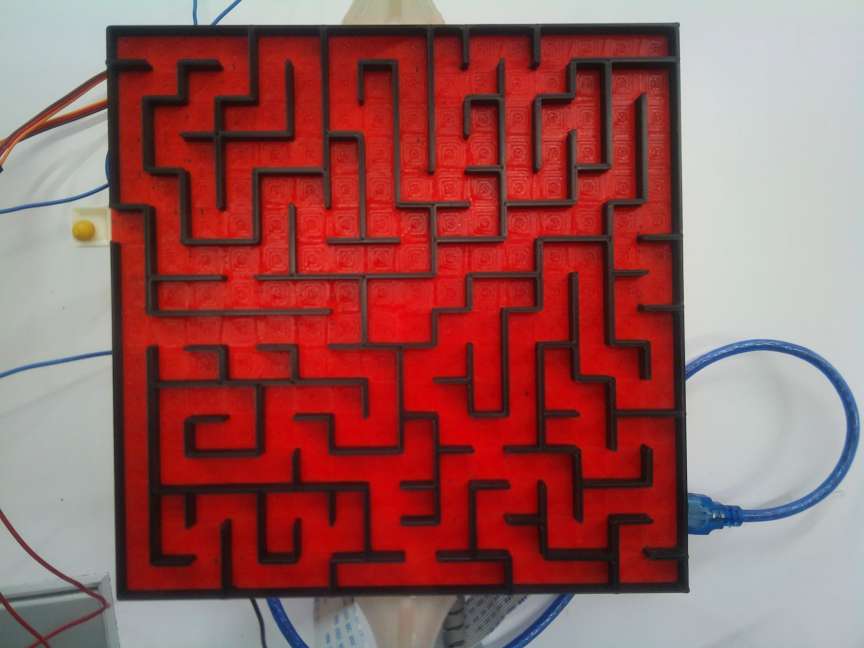
#> input picture pythonWorkspace/img/capture.jpg, 2592 x 1944 px (shown at 1/3 size)
$ python -i imageProcessing.py   (imports and definitions only)
#> lines starting #> are read from the running program, lines starting #| are printed output that depends on the picture; after the words box and inside, x2 and y2 are one past the last pixel; in counts of white or black regions, pixels touching at a corner belong together
import cv2 as cv
import numpy as np
from point import Point
from pathlib import Path


class ImageProcessing:
    """_summary_
    """

    def __init__(self, imgPath: str) -> None:
        """_summary_

        Args:
            imgPath (str): _description_
        """
#> called with imgPath = '../img/capture.jpg'
        self.img = cv.imread(imgPath, cv.IMREAD_COLOR)  # Reading Image as BGR
#> self.img is the input picture: shape (1944, 2592, 3); mean B, G, R 89.5, 90.8, 151.9
        self.p_img = np.zeros((300, 300, 3), dtype=np.uint8)
        self.edge_img = np.zeros((300, 300, 3), dtype=np.uint8)

    def process_image(self) -> None:
        """_summary_
        """
        b, g, r = cv.split(self.img)  # Saved image is in RBG decomposing RGB
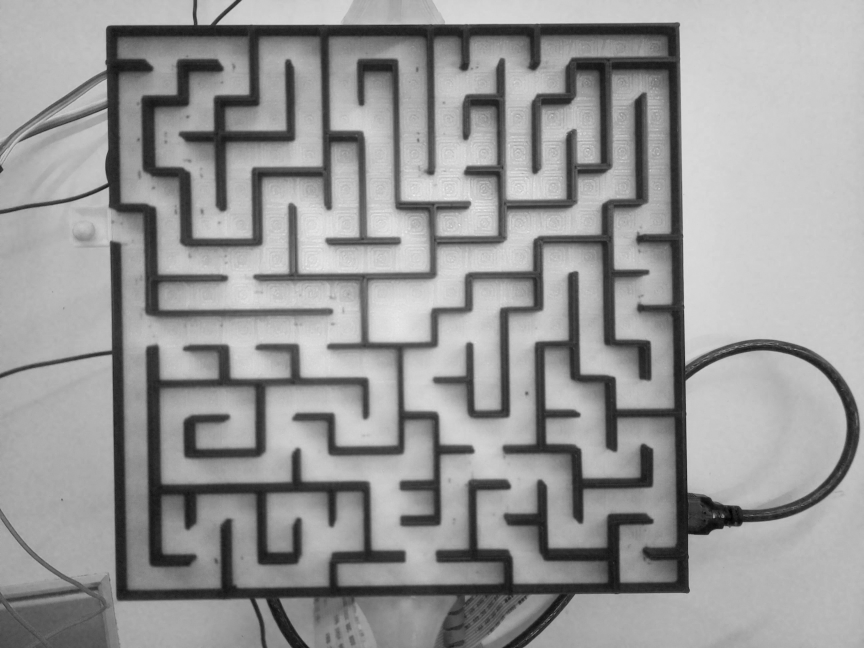
#> r: shape (1944, 2592) (shown at 1/3 size); min 0, max 249, mean 151.9
        # Merging RGB as BGR and eliminating G and B components
        self.p_img = cv.merge((r, g, b))  # Merging RGB as BGR

        # Removing glare by masking near white with black
        lo = np.array([50, 30, 30])
        hi = np.array([125, 255, 255])
        mask = cv.inRange(self.p_img, lo, hi)
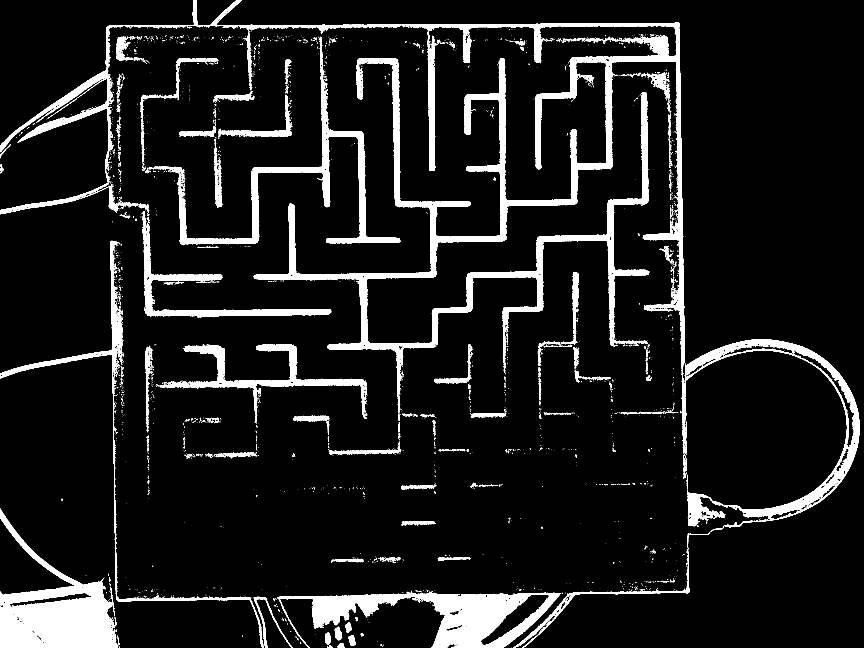
#> mask: shape (1944, 2592) (shown at 1/3 size); 9.6% white; 2810 white regions (2584 under 20 px), largest, box (x1, y1, x2, y2) and area: (0, 0, 2579, 1944) 226064, (0, 1526, 355, 1944) 60290, (832, 1775, 1683, 1944) 54858
        self.p_img[mask > 0] = (0, 0, 0)

        # self.show_processed_img()

        # Thresholding on red scale
        lo = np.array([0, 0, 0])
        hi = np.array([60, 255, 255])
        mask = cv.inRange(self.p_img, lo, hi)
#> mask: shape (1944, 2592); 19.1% white; 1099 white regions (1047 under 20 px), largest, box (x1, y1, x2, y2) and area: (0, 0, 2579, 1944) 884765, (0, 1526, 355, 1944) 60300, (1203, 1243, 1408, 1578) 8911
        self.p_img[mask > 0] = (0, 0, 0)

        # self.show_processed_img()


        # Thresholding on red scale
        b, g, r = cv.split(self.p_img)
        lo = np.array([85, 0, 0])
        hi = np.array([255, 50, 50])
        mask = cv.inRange(self.p_img, lo, hi)
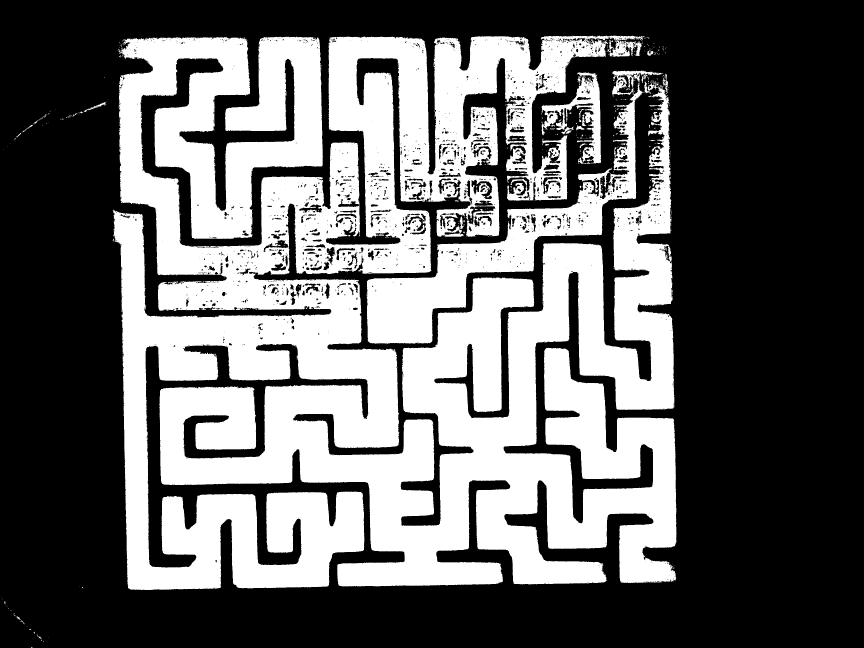
#> mask: shape (1944, 2592) (shown at 1/3 size); 39.4% white; 542 white regions (494 under 20 px), largest, box (x1, y1, x2, y2) and area: (338, 107, 2030, 1770) 1962239, (1625, 217, 1803, 491) 14822, (1822, 119, 1928, 170) 2811
        self.p_img[mask > 0] = (255, 0, 0)


        b, g, r = cv.split(self.p_img)  # Saved image is in RBG decomposing RGB
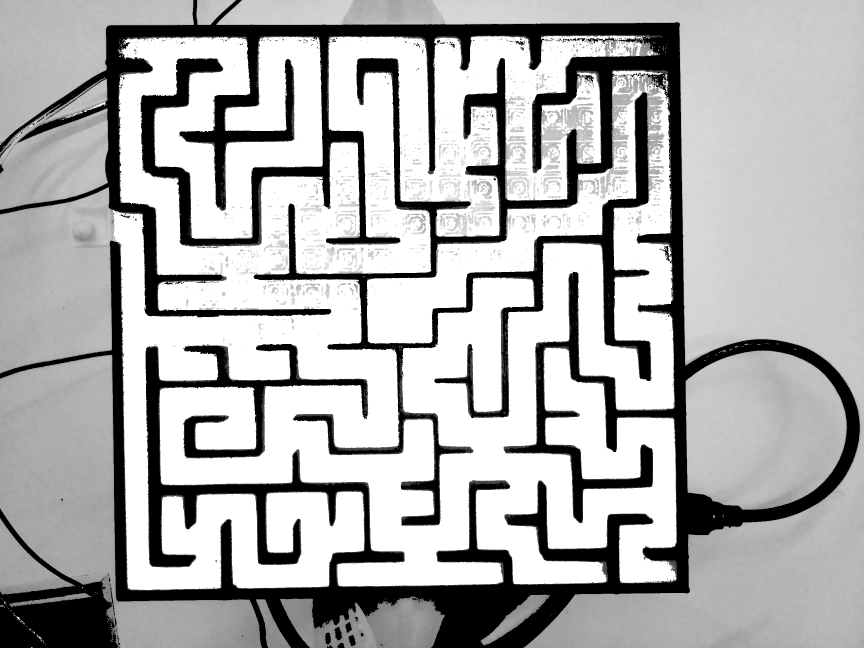
#> b: shape (1944, 2592) (shown at 1/3 size); min 0, max 255, mean 175.1
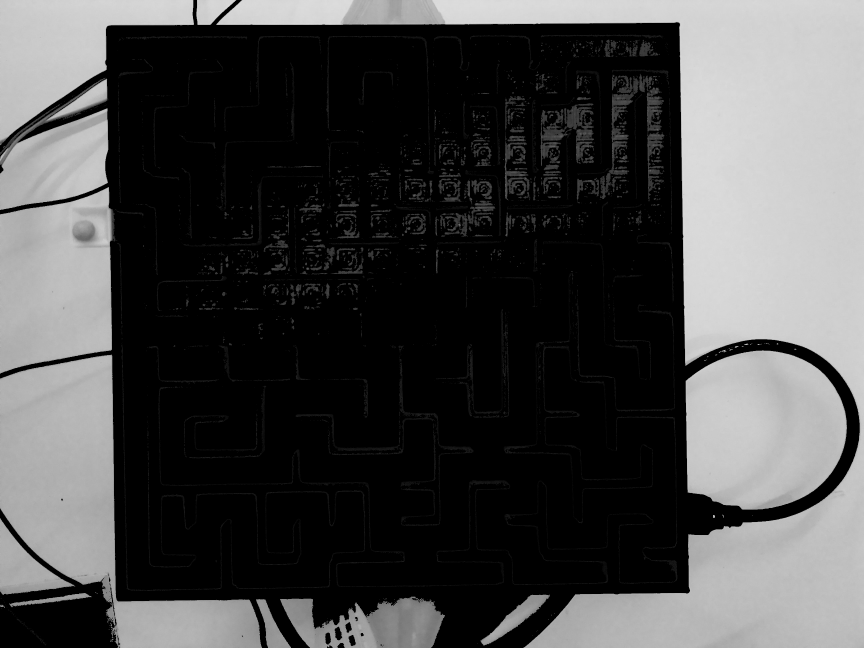
#> g: shape (1944, 2592) (shown at 1/3 size); min 0, max 225, mean 73
        # Merging RGB as BGR and eliminating G and B components
        self.p_img = cv.merge((b, r*0, g*0))
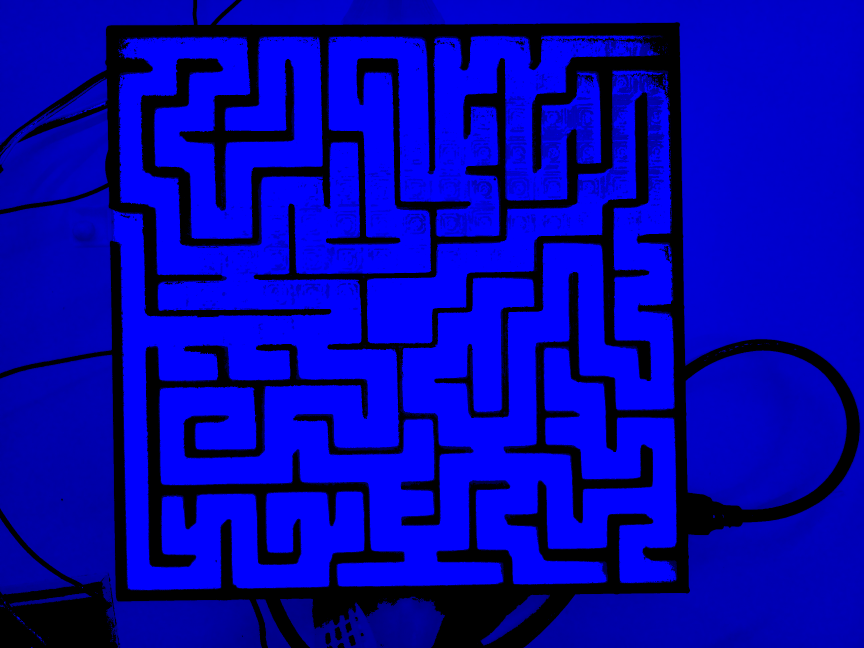
#> self.p_img: shape (1944, 2592, 3) (shown at 1/3 size); mean of channels 0, 1, 2 175.1, 0, 0; drawn as B, G, R


        self.p_img = cv.cvtColor(self.p_img, cv.COLOR_BGR2GRAY)  # Converting to grayscale
#> self.p_img: shape (1944, 2592)

        # self.show_processed_img()

        # Thresholding image to convert to BW
        _, self.p_img = cv.threshold(self.p_img, 12, 255, cv.THRESH_BINARY)
#> self.p_img: shape (1944, 2592); 78.7% white; 665 black regions (625 under 20 px), largest, box (x1, y1, x2, y2) and area: (0, 0, 2579, 1944) 1007096, (0, 1526, 355, 1944) 60644, (1004, 1880, 1027, 1921) 607

        # self.show_processed_img()


        kernel = np.ones((3, 3), np.uint8)  # Setting kernel for morphing
        # Close morphing (Dilation followed by erosion eliminates black dots)
        self.p_img = cv.morphologyEx(self.p_img, cv.MORPH_CLOSE, kernel, iterations=2)
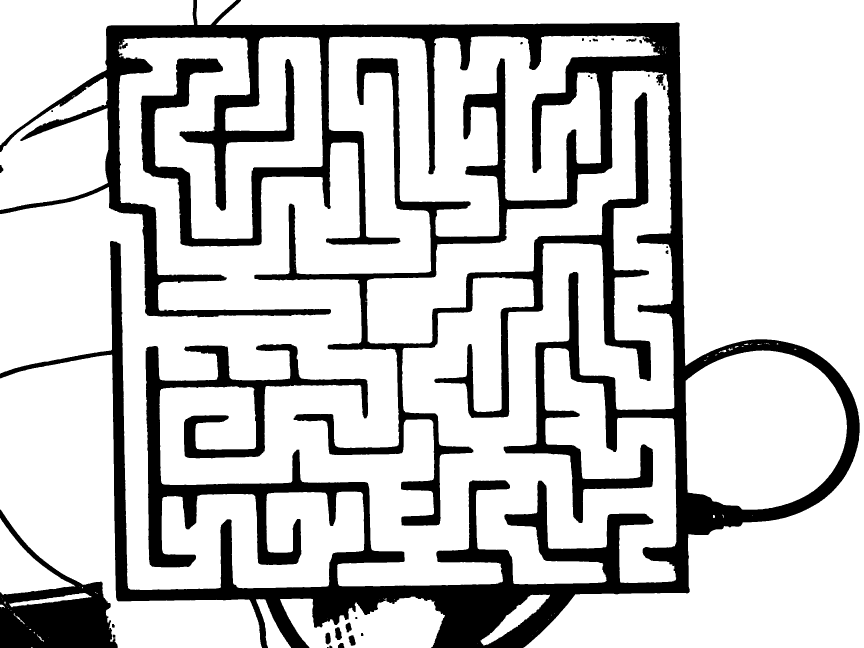
#> self.p_img: shape (1944, 2592) (shown at 1/3 size); 79% white; 33 black regions (1 under 20 px), largest, box (x1, y1, x2, y2) and area: (0, 0, 2579, 1944) 993137, (0, 1529, 353, 1944) 59521, (1005, 1882, 1026, 1920) 584
        # Open morphing (Erosion followed by Dilation eliminates white dots)
        self.p_img = cv.morphologyEx(self.p_img, cv.MORPH_OPEN, kernel, iterations=2)
#> self.p_img: shape (1944, 2592); 79% white; 23 black regions, largest, box (x1, y1, x2, y2) and area: (0, 0, 2579, 1944) 996065, (0, 1529, 353, 1944) 60063, (1005, 1882, 1026, 1920) 584

        # [10 lines of commented-out code are left out]


    # [138 lines left out: functions detect_edges, show_original_img, show_processed_img, resize_original_img, scale_original_img, scale_processed_img and 9 more, not called in this run]

    def store_processed_image(self):
        cv.imwrite(Path.joinpath(Path(__file__).parent.resolve(
).parent.resolve(), 'img', 'maze_rpi_pic.jpg').__str__(), self.p_img)

    # [4 lines left out: function get_maze_image, not called in this run]

>>> result = ImageProcessing('../img/capture.jpg').process_image()
